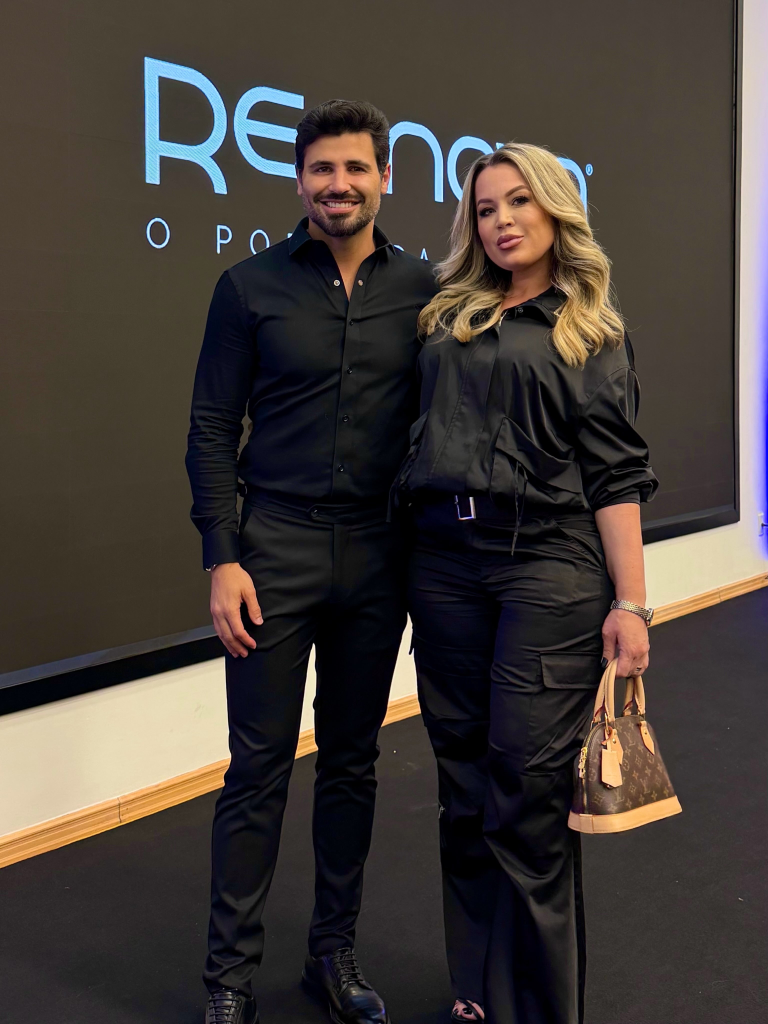
#> input picture design-sistem-napele/assets/quesoueu/Igor Alves  (1).jpg, 3072 x 4096 px (shown at 1/4 size)
$ python prep-quem-sou-evolucao.py
#> lines starting #> are read from the running program, lines starting #| are printed output that depends on the picture
"""Web versions of the two photos under the "Quem sou" block (the "Sempre em evolução" pair of the Overview):
    assets/quesoueu/Igor Alves  (1).jpg   -> igor-alves-480.webp / igor-alves-960.webp         (Igor Alves, Nayana's mentor, with her)
    assets/quesoueu/Nayna Exposição.jpg   -> nayana-evento-480.webp / nayana-evento-960.webp   (Nayana at an industry event)

Both are phone photos, 3072 x 4096 (3:4). They are not cropped: the block shows them at 3:4, so the whole frame is kept. Unlike the "Quem sou eu"
portrait they get no grading (they are lively, well-exposed shots); only the scaling and a small unsharp mask per size, so the scaled photo is as
crisp as the original. The JPEGs are never touched. Run again after changing a photo, or any constant below:
    python -I tools/prep-quem-sou-evolucao.py [out_dir]        (default out_dir: assets/quesoueu)
The sizes (480 and 960 px wide) are the ones the srcset of the pair asks for (overview/index.html). Needs Pillow.
"""
import os
import sys

from PIL import Image, ImageOps, ImageFilter

HERE = os.path.dirname(os.path.abspath(__file__))
ROOT = os.path.dirname(HERE)
SRC_DIR = os.path.join(ROOT, 'assets', 'quesoueu')
OUT = sys.argv[1] if len(sys.argv) > 1 else SRC_DIR

PHOTOS = {                                   # source file -> output name
    'Igor Alves  (1).jpg': 'igor-alves',
    'Nayna Exposição.jpg': 'nayana-evento',
}
SHARPEN = {480: (0.7, 55), 960: (1.1, 55)}   # width -> (radius, percent) of the unsharp after scaling
QUALITY = 88


def main():
    for src, name in PHOTOS.items():
        im = ImageOps.exif_transpose(Image.open(os.path.join(SRC_DIR, src))).convert('RGB')
#> im is the input picture: PIL image 3072x4096 RGB; mean R, G, B 67.4, 59.9, 55.2
        for w in (480, 960):
            h = round(im.size[1] * w / im.size[0])
            radius, percent = SHARPEN[w]
            small = im.resize((w, h), Image.LANCZOS).filter(ImageFilter.UnsharpMask(radius=radius, percent=percent, threshold=2))
            path = os.path.join(OUT, '%s-%d.webp' % (name, w))
            small.save(path, 'WEBP', quality=QUALITY, method=6)
            print(path, small.size, os.path.getsize(path) // 1024, 'KB')
#> this loop made 2 passes
#> pass 1, in main, `small = im.resize((w, h), Image.LANCZOS).filter(ImageFilter.UnsharpMas..`:
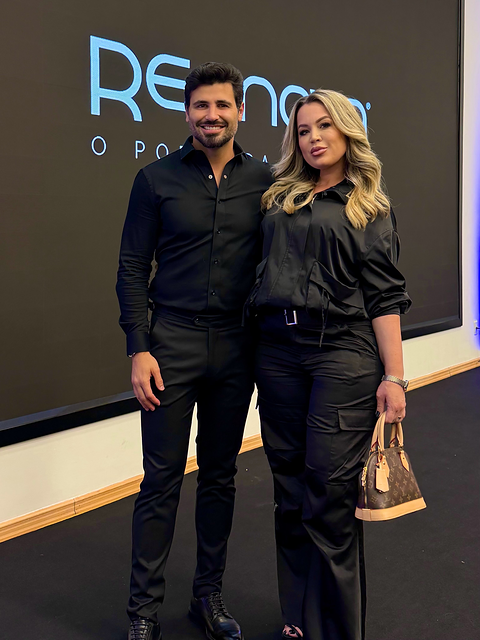
#> small: PIL image 480x640 RGB; mean R, G, B 67.5, 60, 55.2
#> pass 2 of the loop in main, `for src, name in PHOTOS.items():`:
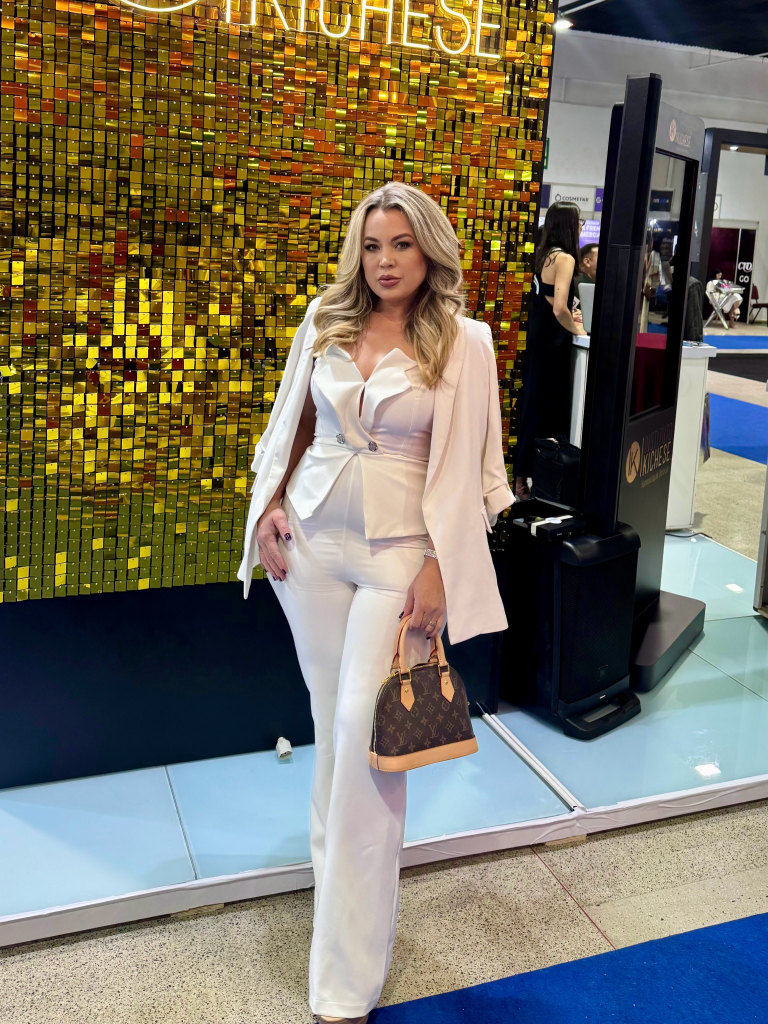
#> input picture design-sistem-napele/assets/quesoueu/Nayna Exposição.jpg, 3072 x 4096 px (shown at 1/4 size)
#> in main, im is the input picture: PIL image 3072x4096 RGB; mean R, G, B 118.4, 112.3, 95.4
#> the loop in main, `for w in (480, 960):` made 2 passes
#| design-sistem-napele/assets/quesoueu/nayana-evento-480.webp (480, 640) 101 KB
#| design-sistem-napele/assets/quesoueu/nayana-evento-960.webp (960, 1280) 348 KB
#> pass 1, in main, `small = im.resize((w, h), Image.LANCZOS).filter(ImageFilter.UnsharpMas..`:
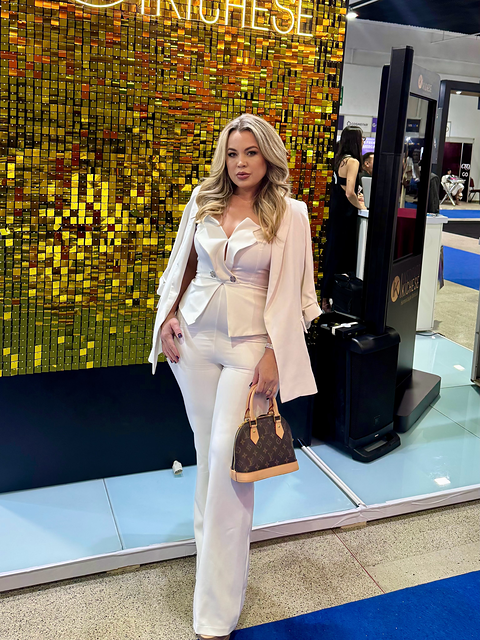
#> small: PIL image 480x640 RGB; mean R, G, B 118.5, 112.4, 95.7


if __name__ == '__main__':
    main()
